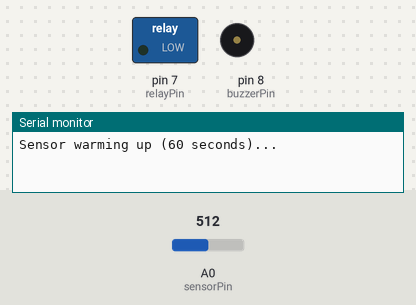
Simulated run of this sketch. Board: Arduino Uno, built with avr-gcc and run on an emulated ATmega328P. On the bench: switched loads named in the sketch (green lamp = pin HIGH), buzzer (waves = sounding, pin HIGH), the last lines printed to the serial monitor. The inputs (shaded band) are chosen by the test bench; at power-on: A0 (sensorPin) = 512.

Above: at 0.1 s.
At 60.1 s:
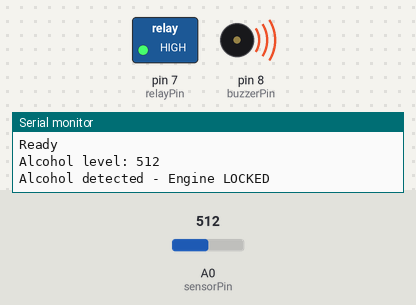
Timing chart, 0 to 61.6 s (numbered marks = the images above):
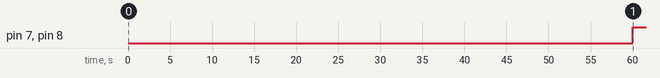

Measured:
- by itself, pin 7 (relayPin), pin 8 (buzzerPin): LOW → HIGH at 60.0 s

The sketch:

V8_Engine_Code.ino
```cpp
// V8 Engine - Alcohol Detection and Engine Locking (Simple Version)
// Board: Arduino Uno | Sensor: MQ-3 on A0

const int sensorPin = A0;   // MQ-3 analog output
const int relayPin  = 7;    // relay module
const int buzzerPin = 8;    // buzzer
const int threshold = 400;  // alcohol limit (0 to 1023)

void setup() {
  Serial.begin(9600);
  pinMode(relayPin, OUTPUT);
  pinMode(buzzerPin, OUTPUT);

  Serial.println("Sensor warming up (60 seconds)...");
  delay(60000);               // MQ-3 heater needs time to stabilise
  Serial.println("Ready");
}

void loop() {
  int alcohol = analogRead(sensorPin);   // read sensor value

  Serial.print("Alcohol level: ");
  Serial.println(alcohol);

  if (alcohol > threshold) {
    digitalWrite(buzzerPin, HIGH);       // warning ON
    digitalWrite(relayPin, HIGH);        // lock engine (motor cut)
    Serial.println("Alcohol detected - Engine LOCKED");
  } else {
    digitalWrite(buzzerPin, LOW);        // warning OFF
    digitalWrite(relayPin, LOW);         // engine runs
    Serial.println("Safe - Engine ON");
  }

  delay(500);                            // wait before next reading
}
```
